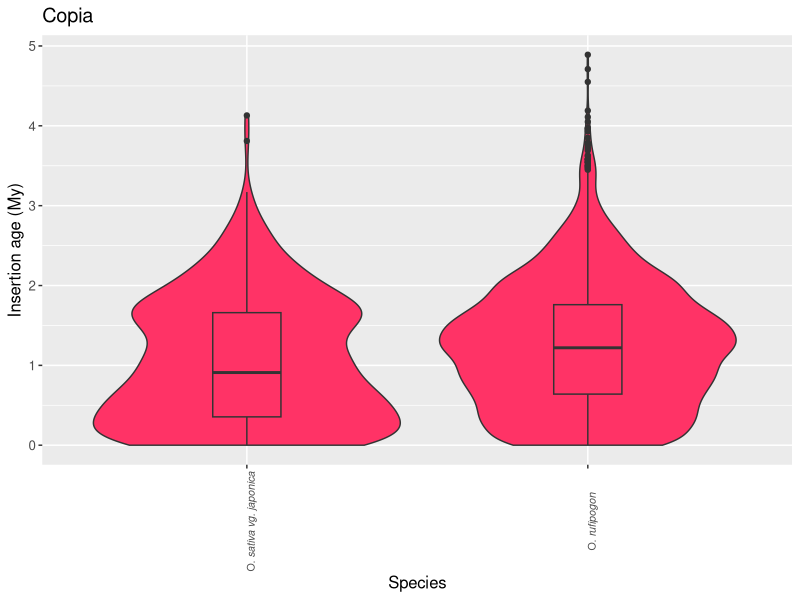

Write R code to recreate this figure. (Note: this script raises an error after producing the figure.)
library(ggplot2)
library(cowplot)
setwd("/Users/kchougul/R_project/Violin_plots_OGE")
ds = read.table("RLC.txt", sep="\t",header = TRUE)
ds$Specie <- factor(ds$Specie, levels = c('O. sativa vg. japonica', 'O. rufipogon', 'O. sativa vg. indica [93-11]', 'O. nivara', 'O. glaberrima', 'O. barthii', 'O. glumaepatula', 'O. meridionalis', 'O. punctata', 'O. brachyantha', 'L. perrieri'))

#ds$Specie <- factor(ds$Specie, levels = c('O. sativa vg. japonica', 'O. rufipogon', 'O. sativa vg. indica [93-11]', 'O. nivara', 'O. glaberrima', 'O. barthii', 'O. glumaepatula', 'O. meridionalis', 'O. punctata', 'O. brachyantha', 'L. perrieri'))
mylabels <- c(expression(paste("O. ",italic("sativa vg. japonica"))),
              expression(paste("O. ",italic("rufipogon"))),
              'O. sativa vg. indica [93-11]',
              expression(paste("O. ",italic("nivara"))),
              expression(paste("O. ",italic("glaberrima"))),
              expression(paste("O. ",italic("barthii"))),
              expression(paste("O. ",italic("glumaepatula"))),
              expression(paste("O. ",italic("meridionalis"))),
              expression(paste("O. ",italic("punctata"))),
              expression(paste("O. ",italic("brachyantha"))),
              expression(paste("L. ",italic("perrieri")))
) 
ds$Specie <- factor(ds$Specie, levels = mylabels)

# save plots
savePlot <- function(myPlot) {
  pdf("copia.pdf")
  print(myPlot)
  dev.off()
}

# Create a Violin plots
myplot <- ggplot(ds, aes(x = Specie, y =Insertion_age, fill="red")) + 
  geom_violin() +
  geom_boxplot(width=0.2) +
  ylab('Species') +
  ylab('Insertion age (My)') + 
  labs(title = "Copia") +
  theme(text = element_text(size=12)) +
  theme(axis.text.x=element_text(size=rel(0.8), angle=90)) +
  theme(legend.position="none") +
 scale_fill_manual(values=c("#FF3366"))+
#  scale_colour_manual(values=c("#FF3366"))
# scale_x_discrete(labels = mylabels)
  scale_x_discrete("Species", labels = expression(paste("O. ",italic("sativa vg. japonica")),
                                                  paste("O. ",italic("rufipogon")),
                                                  'O. sativa vg. indica [93-11]',
                                                  paste("O. ",italic("nivara")),
                                                  paste("O. ",italic("glaberrima")),
                                                  paste("O. ",italic("barthii")),
                                                  paste("O. ",italic("glumaepatula")),
                                                  paste("O. ",italic("meridionalis")),
                                                  paste("O. ",italic("punctata")),
                                                  paste("O. ",italic("brachyantha")),
                                                  paste("L. ",italic("perrieri"))))
  # #99FF99 -> Gypsy
  # FF3366 -> Copia
  # 99CCFF > unknown
savePlot(myPlot)
